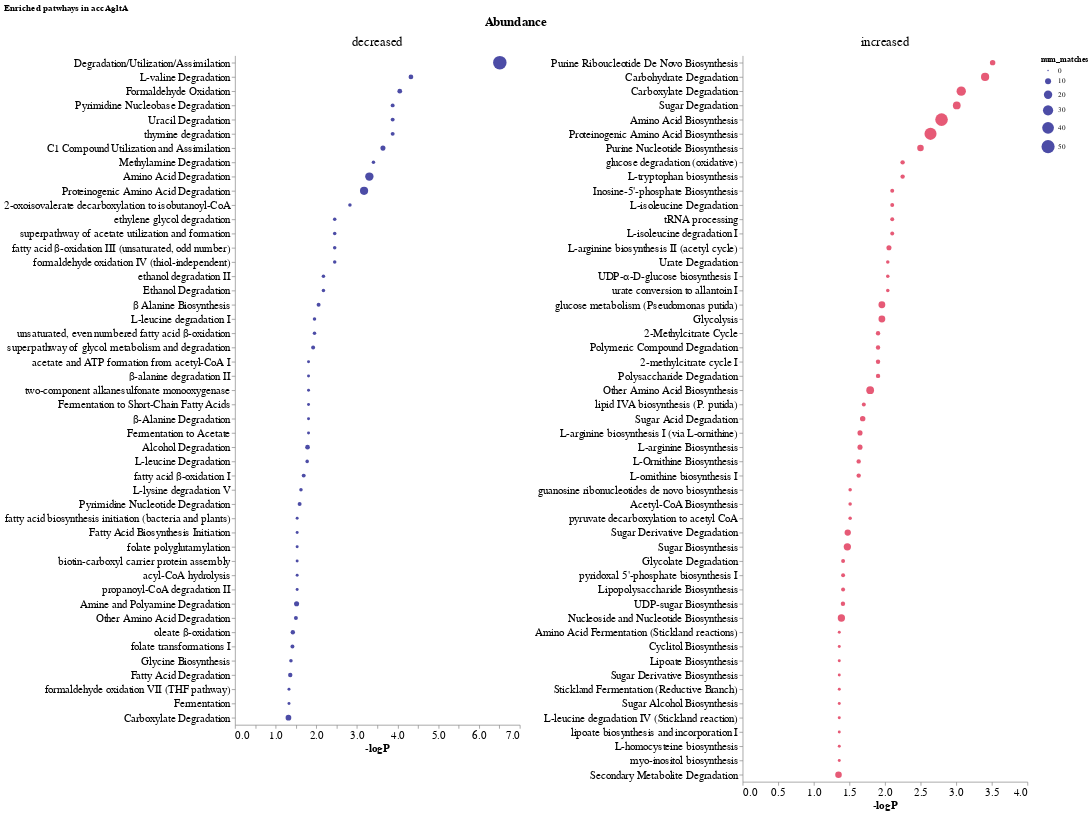

The cell this chart's notebook holds for it:
### Markdown cell above
# Generate enrichment plot

### Code cell
strain = "accAgltA"
plot_df = data.query(f"Strain == '{strain}'")
base_chart = (
    alt.Chart(plot_df, title=f"Enriched patwhays in {strain}")
              .encode(
                  y=alt.Y("Pathways", sort="-x", axis=alt.Axis(title=None)),
                  x=alt.X("-logP", axis=alt.Axis(grid=False)),
                  facet=alt.Facet("Abundance", columns=2, header=alt.Header(labelFontSize=18, titleFontSize=18)),
                  color=alt.condition("datum.Abundance == 'increased'", alt.value("crimson"), alt.value("navy"))
              )
)

(base_chart.mark_circle()
.encode(size="num_matches")
.resolve_scale(y="independent", x="independent")
.configure_axisY(labelLimit=400).configure_axis(
    labelFontSize=15,
    titleFontSize=15,
).configure_view(
    strokeOpacity=0
)
)

### Figure 1 — Vega-Lite specification as saved in the notebook (floating-point values rounded to 4 significant figures)
{"config": {"view": {"continuousWidth": 400, "continuousHeight": 300, "strokeOpacity": 0}, "axis": {"labelFontSize": 15, "titleFontSize": 15}, "axisY": {"labelLimit": 400}}, "data": {"name": "data-3e06dfed932af1b5649f9ee91005f226"}, "mark": "circle", "encoding": {"color": {"condition": {"value": "crimson", "test": "datum.Abundance == 'increased'"}, "value": "navy"}, "facet": {"type": "nominal", "columns": 2, "field": "Abundance", "header": {"labelFontSize": 18, "titleFontSize": 18}}, "size": {"type": "quantitative", "field": "num_matches"}, "x": {"type": "quantitative", "axis": {"grid": false}, "field": "-logP"}, "y": {"type": "nominal", "axis": {"title": null}, "field": "Pathways", "sort": "-x"}}, "resolve": {"scale": {"x": "independent", "y": "independent"}}, "title": "Enriched patwhays in accAgltA", "$schema": "https://vega.github.io/schema/vega-lite/v4.8.1.json", "datasets": {"data-3e06dfed932af1b5649f9ee91005f226": [{"Pathways": "Purine Riboucleotide De Novo Biosynthesis", "p-values": 0.000308, "Abundance": "increased", "Strain": "accAgltA", "Matches": "gmk // guaA // guaB // adk // purB // purE // purH // purC", "num_matches": 8, "-logP": 3.511}, {"Pathways": "Carbohydrate Degradation", "p-values": 0.000393, "Abundance": "increased", "Strain": "accAgltA", "Matches": "PP_1776 // algC // pgm // pykA // eno // pgk // PP_3443 // gapB // pgl // PP_3382 // PP_3383 // PP_3384 // kguD // kguK // aacs // PP_2215 // bktB // glgP // nagZ", "num_matches": 19, "-logP": 3.406}, {"Pathways": "Carboxylate Degradation", "p-values": 0.00085, "Abundance": "increased", "Strain": "accAgltA", "Matches": "purT // acsA-I // PP_2217 // PP_2215 // bktB // lvaB // aceE // lpdG // aceF // PP_3382 // PP_3383 // PP_3384 // kguD // kguK // acnB // mmgF // prpC // PP_3724 // PP_2213 // glcB // pykA // eno // glxR // PP_2036 // gudD", "num_matches": 25, "-logP": 3.071}, {"Pathways": "Sugar Degradation", "p-values": 0.000983, "Abundance": "increased", "Strain": "accAgltA", "Matches": "PP_1776 // algC // pgm // pykA // eno // pgk // PP_3443 // gapB // pgl // PP_3382 // PP_3383 // PP_3384 // kguD // kguK // aacs // PP_2215 // bktB", "num_matches": 17, "-logP": 3.007}, {"Pathways": "Amino Acid Biosynthesis", "p-values": 0.001607, "Abundance": "increased", "Strain": "accAgltA", "Matches": "argJ // argA // carA // argB // argC // astC // argG // pheA // glyA-II // serC // ilvA-II // PP_3365 // ilvE // leuD // leuB // lysC // asd2 // PP_2036 // dapD // dapF // gatC // asnB // guaA // serS // hisG // hisE // PP_0596 // PP_3724 // PP_2213 // lpdG // gcvT-II // proC // proI // alr // metX // PP_2528 // trpA // trpE // trpD // trpF // trpC // iscS-I // cysM // cysE // PP_3148 // glnA", "num_matches": 46, "-logP": 2.794}, {"Pathways": "Proteinogenic Amino Acid Biosynthesis", "p-values": 0.002297, "Abundance": "increased", "Strain": "accAgltA", "Matches": "argJ // argA // carA // argB // argC // astC // argG // pheA // lysC // asd2 // PP_2036 // dapD // dapF // gatC // asnB // guaA // serS // hisG // hisE // serC // leuD // ilvE // leuB // glyA-II // ilvA-II // PP_3365 // lpdG // gcvT-II // proC // proI // metX // PP_2528 // trpA // trpE // trpD // trpF // trpC // iscS-I // cysM // cysE // PP_3148 // glnA", "num_matches": 42, "-logP": 2.639}, {"Pathways": "Purine Nucleotide Biosynthesis", "p-values": 0.003175, "Abundance": "increased", "Strain": "accAgltA", "Matches": "gmk // xpt // guaA // guaB // adk // purB // purT // purF // purN // purE // purH // purC", "num_matches": 12, "-logP": 2.498}, {"Pathways": "glucose degradation (oxidative)", "p-values": 0.005661, "Abundance": "increased", "Strain": "accAgltA", "Matches": "PP_3382 // PP_3383 // PP_3384 // kguD // kguK", "num_matches": 5, "-logP": 2.247}, {"Pathways": "L-tryptophan biosynthesis", "p-values": 0.005661, "Abundance": "increased", "Strain": "accAgltA", "Matches": "trpA // trpE // trpD // trpF // trpC", "num_matches": 5, "-logP": 2.247}, {"Pathways": "Inosine-5'-phosphate Biosynthesis", "p-values": 0.00792, "Abundance": "increased", "Strain": "accAgltA", "Matches": "purE // purH // purB // purC", "num_matches": 4, "-logP": 2.101}, {"Pathways": "L-isoleucine Degradation", "p-values": 0.00792, "Abundance": "increased", "Strain": "accAgltA", "Matches": "acd // PP_2215 // bktB // ilvE", "num_matches": 4, "-logP": 2.101}, {"Pathways": "tRNA processing", "p-values": 0.00792, "Abundance": "increased", "Strain": "accAgltA", "Matches": "rne // rnd // rnpA // rnr", "num_matches": 4, "-logP": 2.101}, {"Pathways": "L-isoleucine degradation I", "p-values": 0.00792, "Abundance": "increased", "Strain": "accAgltA", "Matches": "acd // PP_2215 // bktB // ilvE", "num_matches": 4, "-logP": 2.101}, {"Pathways": "L-arginine biosynthesis II (acetyl cycle)", "p-values": 0.008805, "Abundance": "increased", "Strain": "accAgltA", "Matches": "argJ // argA // carA // argB // argC // astC // argG", "num_matches": 7, "-logP": 2.055}, {"Pathways": "Urate Degradation", "p-values": 0.009145, "Abundance": "increased", "Strain": "accAgltA", "Matches": "pucM // pucL // puuD", "num_matches": 3, "-logP": 2.039}, {"Pathways": "UDP-α-D-glucose biosynthesis I", "p-values": 0.009145, "Abundance": "increased", "Strain": "accAgltA", "Matches": "algC // pgm // galU", "num_matches": 3, "-logP": 2.039}, {"Pathways": "urate conversion to allantoin I", "p-values": 0.009145, "Abundance": "increased", "Strain": "accAgltA", "Matches": "pucM // pucL // puuD", "num_matches": 3, "-logP": 2.039}, {"Pathways": "glucose metabolism (Pseudomonas putida)", "p-values": 0.01106, "Abundance": "increased", "Strain": "accAgltA", "Matches": "pgl // gntZ // PP_3382 // PP_3383 // PP_3384 // kguD // kguK // rpiA // pykA // eno // pgk // PP_3443 // gapB", "num_matches": 13, "-logP": 1.956}, {"Pathways": "Glycolysis", "p-values": 0.01106, "Abundance": "increased", "Strain": "accAgltA", "Matches": "pgl // gntZ // PP_3382 // PP_3383 // PP_3384 // kguD // kguK // rpiA // pykA // eno // pgk // PP_3443 // gapB", "num_matches": 13, "-logP": 1.956}, {"Pathways": "2-Methylcitrate Cycle", "p-values": 0.01253, "Abundance": "increased", "Strain": "accAgltA", "Matches": "acnB // mmgF // prpC // PP_3724 // PP_2213", "num_matches": 5, "-logP": 1.902}, {"Pathways": "Polymeric Compound Degradation", "p-values": 0.01253, "Abundance": "increased", "Strain": "accAgltA", "Matches": "algC // pgm // glgP // kguK // nagZ", "num_matches": 5, "-logP": 1.902}, {"Pathways": "2-methylcitrate cycle I", "p-values": 0.01253, "Abundance": "increased", "Strain": "accAgltA", "Matches": "acnB // mmgF // prpC // PP_3724 // PP_2213", "num_matches": 5, "-logP": 1.902}, {"Pathways": "Polysaccharide Degradation", "p-values": 0.01253, "Abundance": "increased", "Strain": "accAgltA", "Matches": "algC // pgm // glgP // kguK // nagZ", "num_matches": 5, "-logP": 1.902}, {"Pathways": "Other Amino Acid Biosynthesis", "p-values": 0.01616, "Abundance": "increased", "Strain": "accAgltA", "Matches": "PP_0596 // PP_3724 // PP_2213 // alr // metX // PP_2528 // asd2 // lysC // gatC // asnB // guaA // carA // astC // argC // argB // argJ // argA", "num_matches": 17, "-logP": 1.791}, {"Pathways": "lipid IVA biosynthesis (P. putida)", "p-values": 0.01986, "Abundance": "increased", "Strain": "accAgltA", "Matches": "lpxA // lpxD // lpxH // lpxB", "num_matches": 4, "-logP": 1.702}, {"Pathways": "Sugar Acid Degradation", "p-values": 0.02059, "Abundance": "increased", "Strain": "accAgltA", "Matches": "PP_3382 // PP_3383 // PP_3384 // kguD // kguK // PP_2036 // gudD // glxR", "num_matches": 8, "-logP": 1.686}, {"Pathways": "L-arginine biosynthesis I (via L-ornithine)", "p-values": 0.02245, "Abundance": "increased", "Strain": "accAgltA", "Matches": "astC // argC // argB // argJ // argA // carA // argG", "num_matches": 7, "-logP": 1.649}, {"Pathways": "L-arginine Biosynthesis", "p-values": 0.02245, "Abundance": "increased", "Strain": "accAgltA", "Matches": "astC // argC // argB // argJ // argA // carA // argG", "num_matches": 7, "-logP": 1.649}, {"Pathways": "L-Ornithine Biosynthesis", "p-values": 0.02343, "Abundance": "increased", "Strain": "accAgltA", "Matches": "astC // argC // argB // argJ // argA", "num_matches": 5, "-logP": 1.63}, {"Pathways": "L-ornithine biosynthesis I", "p-values": 0.02343, "Abundance": "increased", "Strain": "accAgltA", "Matches": "astC // argC // argB // argJ // argA", "num_matches": 5, "-logP": 1.63}, {"Pathways": "guanosine ribonucleotides de novo biosynthesis", "p-values": 0.03088, "Abundance": "increased", "Strain": "accAgltA", "Matches": "gmk // guaA // guaB", "num_matches": 3, "-logP": 1.51}, {"Pathways": "Acetyl-CoA Biosynthesis", "p-values": 0.03088, "Abundance": "increased", "Strain": "accAgltA", "Matches": "aceE // lpdG // aceF", "num_matches": 3, "-logP": 1.51}, {"Pathways": "pyruvate decarboxylation to acetyl CoA", "p-values": 0.03088, "Abundance": "increased", "Strain": "accAgltA", "Matches": "aceE // lpdG // aceF", "num_matches": 3, "-logP": 1.51}, {"Pathways": "Sugar Derivative Degradation", "p-values": 0.03339, "Abundance": "increased", "Strain": "accAgltA", "Matches": "PP_3382 // PP_3383 // PP_3384 // kguD // kguK // mupP // amiD // nagZ // PP_2036 // gudD // glxR", "num_matches": 11, "-logP": 1.476}, {"Pathways": "Sugar Biosynthesis", "p-values": 0.03381, "Abundance": "increased", "Strain": "accAgltA", "Matches": "algC // pgm // galU // prs // PP_1776 // ppsA // eno // pgk // PP_3443 // gapB // glmS // glmU // rmlC // kdsD // kdsB", "num_matches": 15, "-logP": 1.471}, {"Pathways": "Glycolate Degradation", "p-values": 0.03879, "Abundance": "increased", "Strain": "accAgltA", "Matches": "glcB // pykA // eno // glxR", "num_matches": 4, "-logP": 1.411}, {"Pathways": "pyridoxal 5'-phosphate biosynthesis I", "p-values": 0.03879, "Abundance": "increased", "Strain": "accAgltA", "Matches": "pdxA // serC // pdxB // pdxJ", "num_matches": 4, "-logP": 1.411}, {"Pathways": "Lipopolysaccharide Biosynthesis", "p-values": 0.03879, "Abundance": "increased", "Strain": "accAgltA", "Matches": "lpxA // lpxD // lpxH // lpxB", "num_matches": 4, "-logP": 1.411}, {"Pathways": "UDP-sugar Biosynthesis", "p-values": 0.039, "Abundance": "increased", "Strain": "accAgltA", "Matches": "algC // pgm // galU // glmS // glmU", "num_matches": 5, "-logP": 1.409}, {"Pathways": "Nucleoside and Nucleotide Biosynthesis", "p-values": 0.04099, "Abundance": "increased", "Strain": "accAgltA", "Matches": "pyrR // gmk // xpt // pyrB // carA // guaA // guaB // adk // purB // purT // purF // purN // purE // purH // purC", "num_matches": 15, "-logP": 1.387}, {"Pathways": "Amino Acid Fermentation (Stickland reactions)", "p-values": 0.04389, "Abundance": "increased", "Strain": "accAgltA", "Matches": "PP_4635 // ilvE", "num_matches": 2, "-logP": 1.358}, {"Pathways": "Cyclitol Biosynthesis", "p-values": 0.04389, "Abundance": "increased", "Strain": "accAgltA", "Matches": "PP_3157 // suhB", "num_matches": 2, "-logP": 1.358}, {"Pathways": "Lipoate Biosynthesis", "p-values": 0.04389, "Abundance": "increased", "Strain": "accAgltA", "Matches": "lipB // lipA", "num_matches": 2, "-logP": 1.358}, {"Pathways": "Sugar Derivative Biosynthesis", "p-values": 0.04389, "Abundance": "increased", "Strain": "accAgltA", "Matches": "PP_3157 // suhB", "num_matches": 2, "-logP": 1.358}, {"Pathways": "Stickland Fermentation (Reductive Branch)", "p-values": 0.04389, "Abundance": "increased", "Strain": "accAgltA", "Matches": "PP_4635 // ilvE", "num_matches": 2, "-logP": 1.358}, {"Pathways": "Sugar Alcohol Biosynthesis", "p-values": 0.04389, "Abundance": "increased", "Strain": "accAgltA", "Matches": "PP_3157 // suhB", "num_matches": 2, "-logP": 1.358}, {"Pathways": "L-leucine degradation IV (Stickland reaction)", "p-values": 0.04389, "Abundance": "increased", "Strain": "accAgltA", "Matches": "PP_4635 // ilvE", "num_matches": 2, "-logP": 1.358}, {"Pathways": "lipoate biosynthesis and incorporation I", "p-values": 0.04389, "Abundance": "increased", "Strain": "accAgltA", "Matches": "lipB // lipA", "num_matches": 2, "-logP": 1.358}, {"Pathways": "L-homocysteine biosynthesis", "p-values": 0.04389, "Abundance": "increased", "Strain": "accAgltA", "Matches": "metX // PP_2528", "num_matches": 2, "-logP": 1.358}, {"Pathways": "myo-inositol biosynthesis", "p-values": 0.04389, "Abundance": "increased", "Strain": "accAgltA", "Matches": "PP_3157 // suhB", "num_matches": 2, "-logP": 1.358}, {"Pathways": "Secondary Metabolite Degradation", "p-values": 0.045, "Abundance": "increased", "Strain": "accAgltA", "Matches": "vdh // PP_3382 // PP_3383 // PP_3384 // kguD // kguK // mupP // amiD // nagZ // PP_2036 // gudD // glxR", "num_matches": 12, "-logP": 1.347}, {"Pathways": "Degradation/Utilization/Assimilation", "p-values": 3.091e-07, "Abundance": "decreased", "Strain": "accAgltA", "Matches": "folD-I // fdoG // fadA // fadB // PP_0368 // PP_3732 // PP_3726 // pta // maeB // acsA-II // hyuC // pydB // pydX // pydA // PP_4108 // amaB // dpkA // peaD // peaC // peaA // hpd // gcvT-I // PP_1944 // mmsA-I // mmsA-II // mvaB // liuC // mccA // ssuD // ssuE // quiC // cysK // PP_3190 // aldA // pedI // PP_3602 // pedE // puuB // gcl // argH // PP_3646 // mdh // gltA // lpdV // bkdB // bkdAA // mmsB // purU-III // frmA // fdhA // PP_3191 // rbsK // amiC", "num_matches": 53, "-logP": 6.51}, {"Pathways": "L-valine Degradation", "p-values": 4.729e-05, "Abundance": "decreased", "Strain": "accAgltA", "Matches": "mmsA-I // mmsA-II // lpdV // bkdB // bkdAA // mmsB", "num_matches": 6, "-logP": 4.325}, {"Pathways": "Formaldehyde Oxidation", "p-values": 8.902e-05, "Abundance": "decreased", "Strain": "accAgltA", "Matches": "purU-III // folD-I // frmA // fdhA // aldA // pedI", "num_matches": 6, "-logP": 4.051}, {"Pathways": "Pyrimidine Nucleobase Degradation", "p-values": 0.000133, "Abundance": "decreased", "Strain": "accAgltA", "Matches": "hyuC // pydB // pydX // pydA", "num_matches": 4, "-logP": 3.876}, {"Pathways": "Uracil Degradation", "p-values": 0.000133, "Abundance": "decreased", "Strain": "accAgltA", "Matches": "hyuC // pydB // pydX // pydA", "num_matches": 4, "-logP": 3.876}, {"Pathways": "thymine degradation", "p-values": 0.000133, "Abundance": "decreased", "Strain": "accAgltA", "Matches": "hyuC // pydB // pydX // pydA", "num_matches": 4, "-logP": 3.876}, {"Pathways": "C1 Compound Utilization and Assimilation", "p-values": 0.0002306, "Abundance": "decreased", "Strain": "accAgltA", "Matches": "purU-III // folD-I // frmA // fdhA // aldA // pedI // fdoG", "num_matches": 7, "-logP": 3.637}, {"Pathways": "Methylamine Degradation", "p-values": 0.0003944, "Abundance": "decreased", "Strain": "accAgltA", "Matches": "peaD // peaC // peaA", "num_matches": 3, "-logP": 3.404}, {"Pathways": "Amino Acid Degradation", "p-values": 0.0004973, "Abundance": "decreased", "Strain": "accAgltA", "Matches": "mvaB // liuC // mccA // hpd // puuB // PP_3602 // PP_3191 // mmsA-I // mmsA-II // lpdV // bkdB // bkdAA // mmsB // PP_3190 // gcvT-I // PP_1944 // cysK // PP_4108 // amaB // dpkA", "num_matches": 20, "-logP": 3.303}, {"Pathways": "Proteinogenic Amino Acid Degradation", "p-values": 0.0006714, "Abundance": "decreased", "Strain": "accAgltA", "Matches": "mvaB // liuC // mccA // hpd // puuB // PP_3191 // mmsA-I // mmsA-II // lpdV // bkdB // bkdAA // mmsB // gcvT-I // PP_1944 // cysK // PP_4108 // amaB // dpkA // PP_3190", "num_matches": 19, "-logP": 3.173}, {"Pathways": "2-oxoisovalerate decarboxylation to isobutanoyl-CoA", "p-values": 0.001493, "Abundance": "decreased", "Strain": "accAgltA", "Matches": "lpdV // bkdB // bkdAA", "num_matches": 3, "-logP": 2.826}, {"Pathways": "ethylene glycol degradation", "p-values": 0.003533, "Abundance": "decreased", "Strain": "accAgltA", "Matches": "pedE // pedI // aldA", "num_matches": 3, "-logP": 2.452}, {"Pathways": "superpathway of acetate utilization and formation", "p-values": 0.003533, "Abundance": "decreased", "Strain": "accAgltA", "Matches": "pta // maeB // acsA-II", "num_matches": 3, "-logP": 2.452}, {"Pathways": "fatty acid β-oxidation III (unsaturated, odd number)", "p-values": 0.003533, "Abundance": "decreased", "Strain": "accAgltA", "Matches": "fadB // PP_3726 // PP_3732", "num_matches": 3, "-logP": 2.452}, {"Pathways": "formaldehyde oxidation IV (thiol-independent)", "p-values": 0.003533, "Abundance": "decreased", "Strain": "accAgltA", "Matches": "fdhA // aldA // pedI", "num_matches": 3, "-logP": 2.452}, {"Pathways": "ethanol degradation II", "p-values": 0.006689, "Abundance": "decreased", "Strain": "accAgltA", "Matches": "acsA-II // aldA // pedI", "num_matches": 3, "-logP": 2.175}, {"Pathways": "Ethanol Degradation", "p-values": 0.006689, "Abundance": "decreased", "Strain": "accAgltA", "Matches": "acsA-II // aldA // pedI", "num_matches": 3, "-logP": 2.175}, {"Pathways": "β Alanine Biosynthesis", "p-values": 0.008794, "Abundance": "decreased", "Strain": "accAgltA", "Matches": "hyuC // pydB // pydX // pydA", "num_matches": 4, "-logP": 2.056}, {"Pathways": "L-leucine degradation I", "p-values": 0.01108, "Abundance": "decreased", "Strain": "accAgltA", "Matches": "mvaB // liuC // mccA", "num_matches": 3, "-logP": 1.955}, {"Pathways": "unsaturated, even numbered fatty acid β-oxidation", "p-values": 0.01108, "Abundance": "decreased", "Strain": "accAgltA", "Matches": "fadB // PP_3726 // PP_3732", "num_matches": 3, "-logP": 1.955}, {"Pathways": "superpathway of glycol metabolism and degradation", "p-values": 0.012, "Abundance": "decreased", "Strain": "accAgltA", "Matches": "pedE // pedI // aldA // gcl", "num_matches": 4, "-logP": 1.921}, {"Pathways": "acetate and ATP formation from acetyl-CoA I", "p-values": 0.01555, "Abundance": "decreased", "Strain": "accAgltA", "Matches": "pta // maeB", "num_matches": 2, "-logP": 1.808}, {"Pathways": "β-alanine degradation II", "p-values": 0.01555, "Abundance": "decreased", "Strain": "accAgltA", "Matches": "mmsA-I // mmsA-II", "num_matches": 2, "-logP": 1.808}, {"Pathways": "two-component alkanesulfonate monooxygenase", "p-values": 0.01555, "Abundance": "decreased", "Strain": "accAgltA", "Matches": "ssuD // ssuE", "num_matches": 2, "-logP": 1.808}, {"Pathways": "Fermentation to Short-Chain Fatty Acids", "p-values": 0.01555, "Abundance": "decreased", "Strain": "accAgltA", "Matches": "pta // maeB", "num_matches": 2, "-logP": 1.808}, {"Pathways": "β-Alanine Degradation", "p-values": 0.01555, "Abundance": "decreased", "Strain": "accAgltA", "Matches": "mmsA-I // mmsA-II", "num_matches": 2, "-logP": 1.808}, {"Pathways": "Fermentation to Acetate", "p-values": 0.01555, "Abundance": "decreased", "Strain": "accAgltA", "Matches": "pta // maeB", "num_matches": 2, "-logP": 1.808}, {"Pathways": "Alcohol Degradation", "p-values": 0.01645, "Abundance": "decreased", "Strain": "accAgltA", "Matches": "acsA-II // aldA // pedI // fadB // pedE // gcl", "num_matches": 6, "-logP": 1.784}, {"Pathways": "L-leucine Degradation", "p-values": 0.0168, "Abundance": "decreased", "Strain": "accAgltA", "Matches": "mvaB // liuC // mccA", "num_matches": 3, "-logP": 1.775}, {"Pathways": "fatty acid β-oxidation I", "p-values": 0.02043, "Abundance": "decreased", "Strain": "accAgltA", "Matches": "fadB // PP_3726 // PP_3732 // fadA", "num_matches": 4, "-logP": 1.69}, {"Pathways": "L-lysine degradation V", "p-values": 0.02386, "Abundance": "decreased", "Strain": "accAgltA", "Matches": "PP_4108 // amaB // dpkA", "num_matches": 3, "-logP": 1.622}, {"Pathways": "Pyrimidine Nucleotide Degradation", "p-values": 0.02574, "Abundance": "decreased", "Strain": "accAgltA", "Matches": "hyuC // pydB // pydX // pydA", "num_matches": 4, "-logP": 1.589}, {"Pathways": "fatty acid biosynthesis initiation (bacteria and plants)", "p-values": 0.02961, "Abundance": "decreased", "Strain": "accAgltA", "Matches": "accA // accD", "num_matches": 2, "-logP": 1.529}, {"Pathways": "Fatty Acid Biosynthesis Initiation", "p-values": 0.02961, "Abundance": "decreased", "Strain": "accAgltA", "Matches": "accA // accD", "num_matches": 2, "-logP": 1.529}, {"Pathways": "folate polyglutamylation", "p-values": 0.02961, "Abundance": "decreased", "Strain": "accAgltA", "Matches": "glyA-I // folD-I", "num_matches": 2, "-logP": 1.529}, {"Pathways": "biotin-carboxyl carrier protein assembly", "p-values": 0.02961, "Abundance": "decreased", "Strain": "accAgltA", "Matches": "accA // accD", "num_matches": 2, "-logP": 1.529}, {"Pathways": "acyl-CoA hydrolysis", "p-values": 0.02961, "Abundance": "decreased", "Strain": "accAgltA", "Matches": "estP // PP_2308", "num_matches": 2, "-logP": 1.529}, {"Pathways": "propanoyl-CoA degradation II", "p-values": 0.02961, "Abundance": "decreased", "Strain": "accAgltA", "Matches": "mmsA-I // mmsA-II", "num_matches": 2, "-logP": 1.529}, {"Pathways": "Amine and Polyamine Degradation", "p-values": 0.03057, "Abundance": "decreased", "Strain": "accAgltA", "Matches": "pta // maeB // peaD // peaC // peaA // puuB // hyuC", "num_matches": 7, "-logP": 1.515}, {"Pathways": "Other Amino Acid Degradation", "p-values": 0.0318, "Abundance": "decreased", "Strain": "accAgltA", "Matches": "PP_3602 // mmsA-I // mmsA-II // PP_3190", "num_matches": 4, "-logP": 1.498}, {"Pathways": "oleate β-oxidation", "p-values": 0.03783, "Abundance": "decreased", "Strain": "accAgltA", "Matches": "fadB // fadA // PP_0368 // PP_3732 // PP_3726", "num_matches": 5, "-logP": 1.422}, {"Pathways": "folate transformations I", "p-values": 0.03863, "Abundance": "decreased", "Strain": "accAgltA", "Matches": "glyA-I // folD-I // purU-III // gcvT-I", "num_matches": 4, "-logP": 1.413}, {"Pathways": "Glycine Biosynthesis", "p-values": 0.04208, "Abundance": "decreased", "Strain": "accAgltA", "Matches": "glyA-I // gcvT-I // PP_1944", "num_matches": 3, "-logP": 1.376}, {"Pathways": "Fatty Acid Degradation", "p-values": 0.04381, "Abundance": "decreased", "Strain": "accAgltA", "Matches": "fadB // PP_3726 // PP_3732 // fadA // PP_0368", "num_matches": 5, "-logP": 1.358}, {"Pathways": "formaldehyde oxidation VII (THF pathway)", "p-values": 0.04699, "Abundance": "decreased", "Strain": "accAgltA", "Matches": "purU-III // folD-I", "num_matches": 2, "-logP": 1.328}, {"Pathways": "Fermentation", "p-values": 0.04699, "Abundance": "decreased", "Strain": "accAgltA", "Matches": "pta // maeB", "num_matches": 2, "-logP": 1.328}, {"Pathways": "Carboxylate Degradation", "p-values": 0.04847, "Abundance": "decreased", "Strain": "accAgltA", "Matches": "pta // maeB // acsA-II // fadB // PP_3602 // fadA // mmsA-I // mmsA-II // gcl", "num_matches": 9, "-logP": 1.314}]}}
